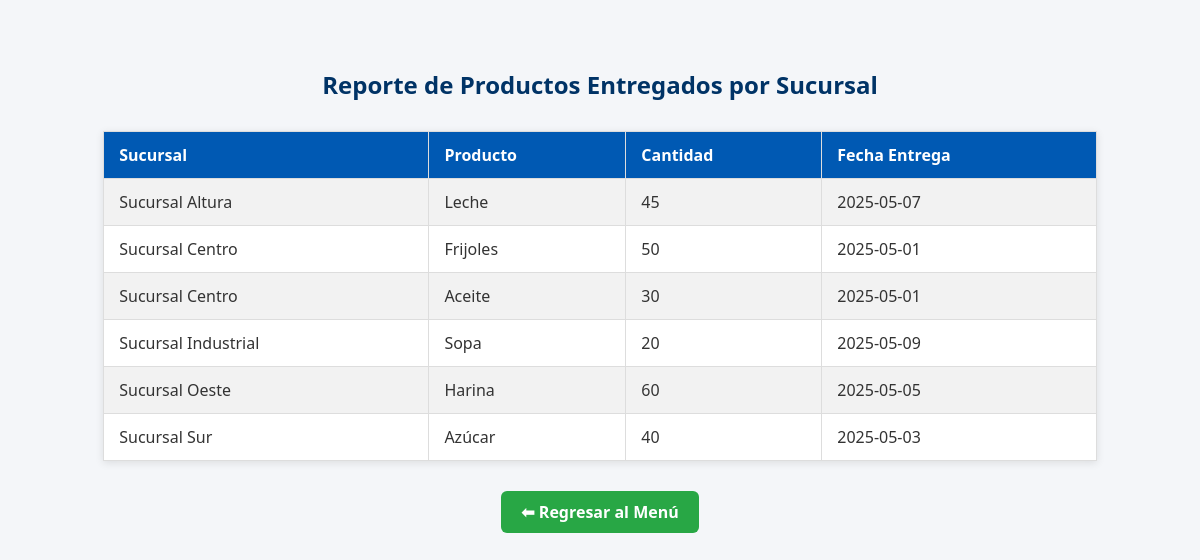
Screenshot of /reporte_entregados.php with the database file from the repository.
### tables this page shows
CREATE TABLE `entrega` (
  `id_entrega` int(11) NOT NULL,
  `id_sucursal` int(11) DEFAULT NULL,
  `fecha_entrega` date DEFAULT NULL,
  `estado_entrega` enum('Entregado','Pendiente') DEFAULT NULL
);

CREATE TABLE `sucursal` (
  `id_sucursal` int(11) NOT NULL,
  `nombre` varchar(100) DEFAULT NULL,
  `direccion` varchar(150) DEFAULT NULL,
  `ciudad` varchar(100) DEFAULT NULL,
  `telefono` varchar(20) DEFAULT NULL
);

CREATE TABLE `producto` (
  `id_producto` int(11) NOT NULL,
  `nombre` varchar(100) DEFAULT NULL,
  `descripcion` varchar(150) DEFAULT NULL,
  `unidad_medida` varchar(20) DEFAULT NULL
);

CREATE TABLE `detalle_entrega` (
  `id_detalle` int(11) NOT NULL,
  `id_entrega` int(11) DEFAULT NULL,
  `id_producto` int(11) DEFAULT NULL,
  `cantidad` int(11) DEFAULT NULL
);

### reporte_entregados.php (the view, shortened to what this page needs)
<?php
include 'conexion.php';
?>
<!DOCTYPE html>
<html lang="es">
<head>
</head>
<body>
<h2>Reporte de Productos Entregados por Sucursal</h2>
<table>
    <tr>
        <th>Sucursal</th>
        <th>Producto</th>
        <th>Cantidad</th>
        <th>Fecha Entrega</th>
    </tr>
    <?php
    $sql = "
    SELECT s.nombre AS sucursal, p.nombre AS producto, de.cantidad, e.fecha_entrega
    FROM entrega e
    JOIN sucursal s ON e.id_sucursal = s.id_sucursal
    JOIN detalle_entrega de ON e.id_entrega = de.id_entrega
    JOIN producto p ON de.id_producto = p.id_producto
    WHERE e.estado_entrega = 'Entregado'
    ORDER BY s.nombre, e.fecha_entrega
    ";
    $result = $conn->query($sql);
    while ($row = $result->fetch_assoc()) {
        echo "<tr>
            <td>{$row['sucursal']}</td>
            <td>{$row['producto']}</td>
            <td>{$row['cantidad']}</td>
            <td>{$row['fecha_entrega']}</td>
        </tr>";
    }
    ?>
</table>
<a class="btn-menu" href="index.php">⬅ Regresar al Menú</a>
</body>
</html>

### reporte_entregados.php (style rules this page uses)
body { font-family: 'Segoe UI', Tahoma, Geneva, Verdana, sans-serif; background-color: #f4f6f9; color: #333; padding: 40px; }
h2 { color: #003366; text-align: center; }
table { width: 90%; margin: 30px auto; border-collapse: collapse; box-shadow: 0 2px 8px rgba(0,0,0,0.1); background-color: white; }
th, td { padding: 12px 15px; text-align: left; border: 1px solid #ddd; }
th { background-color: #0059b3; color: white; }
tr:nth-child(even) { background-color: #f2f2f2; }
.btn-menu { display: block; width: fit-content; margin: 30px auto; padding: 10px 20px; background-color: #28a745; color: white; text-decoration: none; font-weight: bold; border-radius: 6px; text-align: center; }

### rows the page displays
entrega: id_sucursal.nombre "Sucursal Altura", producto.nombre "Leche", detalle_entrega.cantidad "45", fecha_entrega "2025-05-07"
entrega: id_sucursal.nombre "Sucursal Centro", producto.nombre "Frijoles", detalle_entrega.cantidad "50", fecha_entrega "2025-05-01", producto.nombre "Aceite", detalle_entrega.cantidad "30"
entrega: id_sucursal.nombre "Sucursal Industrial", producto.nombre "Sopa", detalle_entrega.cantidad "20", fecha_entrega "2025-05-09"
entrega: id_sucursal.nombre "Sucursal Oeste", producto.nombre "Harina", detalle_entrega.cantidad "60", fecha_entrega "2025-05-05"
entrega: id_sucursal.nombre "Sucursal Sur", producto.nombre "Azúcar", detalle_entrega.cantidad "40", fecha_entrega "2025-05-03"
